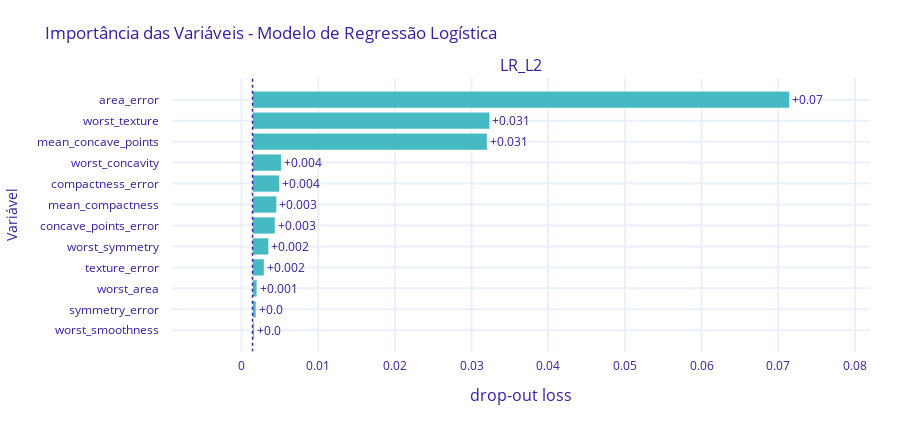

Source (notebook cell):
### Markdown cell above
## 🌎 Importância de variáveis (Permutation Importance)

Aqui calculamos a **importância via permutação**: embaralhamos uma feature por vez, medimos o **quanto o desempenho cai** (por ex., *loss* baseada em log-loss/auc), e ordenamos do **maior impacto** para o **menor**.

**Leitura**:

* Maior queda de desempenho ⇒ **maior importância**.
* Em geral casa bem com a magnitude dos **coeficientes** no LR_L2, mas **não é idêntico**: permutação captura **efeitos globais** em conjunto com correlações restantes.

### Code cell
# Análise de Importância de Variáveis
try:
    print("Calculando importância das variáveis...")
    
    # Usar depend_method='random' ou 'permute' para pipelines com pré-processamento
    variable_importance = explainer.model_parts(
        depend_method='random',  # Mais robusto para pipelines
        N=100,                   # Número de observações para permutação
        variables=None           # Usa todas as features
    )

    # Verificar se o resultado tem dados válidos
    if variable_importance.result.empty:
        raise ValueError("O cálculo de importância retornou um resultado vazio.")

    # Plotar usando plotly (com título)
    fig_imp = variable_importance.plot(max_vars=12, show=False)
    fig_imp.update_layout(
        title="Importância das Variáveis - Modelo de Regressão Logística",
        yaxis_title="Variável",
        template="plotly_white"
    )
    fig_imp.show()

except Exception as e:
    print(f"Erro ao calcular ou plotar a importância das variáveis: {e}")
    # Mostrar o tipo de erro para depuração
    print(f"Tipo do erro: {type(e).__name__}")

### Figure 1 — Plotly figure (JSON) as saved in the notebook; plotly's stock layout.template omitted (floating-point values rounded to 4 significant figures)
{"data": [{"base": 0.001433, "hoverinfo": "text", "hoverlabel": {"bgcolor": "rgba(0,0,0,0.8)"}, "hovertext": ["Model: LR_L2 loss after<br>variable: area_error is permuted: 0.071<br>Drop-out loss change: +0.07", "Model: LR_L2 loss after<br>variable: worst_texture is permuted: 0.032<br>Drop-out loss change: +0.031", "Model: LR_L2 loss after<br>variable: mean_concave_points is permuted: 0.032<br>Drop-out loss change: +0.031", "Model: LR_L2 loss after<br>variable: worst_concavity is permuted: 0.005<br>Drop-out loss change: +0.004", "Model: LR_L2 loss after<br>variable: compactness_error is permuted: 0.005<br>Drop-out loss change: +0.004", "Model: LR_L2 loss after<br>variable: mean_compactness is permuted: 0.005<br>Drop-out loss change: +0.003", "Model: LR_L2 loss after<br>variable: concave_points_error is permuted: 0.004<br>Drop-out loss change: +0.003", "Model: LR_L2 loss after<br>variable: worst_symmetry is permuted: 0.004<br>Drop-out loss change: +0.002", "Model: LR_L2 loss after<br>variable: texture_error is permuted: 0.003<br>Drop-out loss change: +0.002", "Model: LR_L2 loss after<br>variable: worst_area is permuted: 0.002<br>Drop-out loss change: +0.001", "Model: LR_L2 loss after<br>variable: symmetry_error is permuted: 0.002<br>Drop-out loss change: +0.0", "Model: LR_L2 loss after<br>variable: worst_smoothness is permuted: 0.002<br>Drop-out loss change: +0.0"], "marker": {"color": "#46bac2"}, "orientation": "h", "showlegend": false, "text": ["+0.07", "+0.031", "+0.031", "+0.004", "+0.004", "+0.003", "+0.003", "+0.002", "+0.002", "+0.001", "+0.0", "+0.0"], "textposition": "outside", "type": "bar", "x": [0.07003, 0.03094, 0.0306, 0.003767, 0.00351, 0.003146, 0.002931, 0.002097, 0.001512, 0.0005662, 0.000444, 0.0002029], "xaxis": "x", "y": ["area_error", "worst_texture", "mean_concave_points", "worst_concavity", "compactness_error", "mean_compactness", "concave_points_error", "worst_symmetry", "texture_error", "worst_area", "symmetry_error", "worst_smoothness"], "yaxis": "y"}], "layout": {"annotations": [{"font": {"size": 16}, "showarrow": false, "text": "LR_L2", "x": 0.5, "xanchor": "center", "xref": "paper", "y": 1, "yanchor": "bottom", "yref": "paper"}, {"font": {"size": 16}, "showarrow": false, "text": "drop-out loss", "x": 0.5, "xanchor": "center", "xref": "paper", "y": 0, "yanchor": "top", "yref": "paper", "yshift": -30}], "font": {"color": "#371ea3"}, "height": 423, "margin": {"b": 71, "r": 30, "t": 78}, "shapes": [{"line": {"color": "#371ea3", "dash": "dot", "width": 1.5}, "type": "line", "x0": 0.001433, "x1": 0.001433, "xref": "x", "y0": -1, "y1": 12, "yref": "y"}], "title": {"text": "Importância das Variáveis - Modelo de Regressão Logística"}, "xaxis": {"anchor": "y", "automargin": true, "domain": [0, 1], "fixedrange": true, "gridwidth": 2, "range": [-0.009071, 0.08197], "tickcolor": "white", "ticklen": 3, "ticks": "outside", "type": "linear", "zeroline": false}, "yaxis": {"anchor": "x", "automargin": true, "autorange": "reversed", "domain": [0, 1], "fixedrange": true, "gridwidth": 2, "tickcolor": "white", "ticklen": 10, "ticks": "outside", "title": {"text": "Variável"}, "type": "category"}}}
